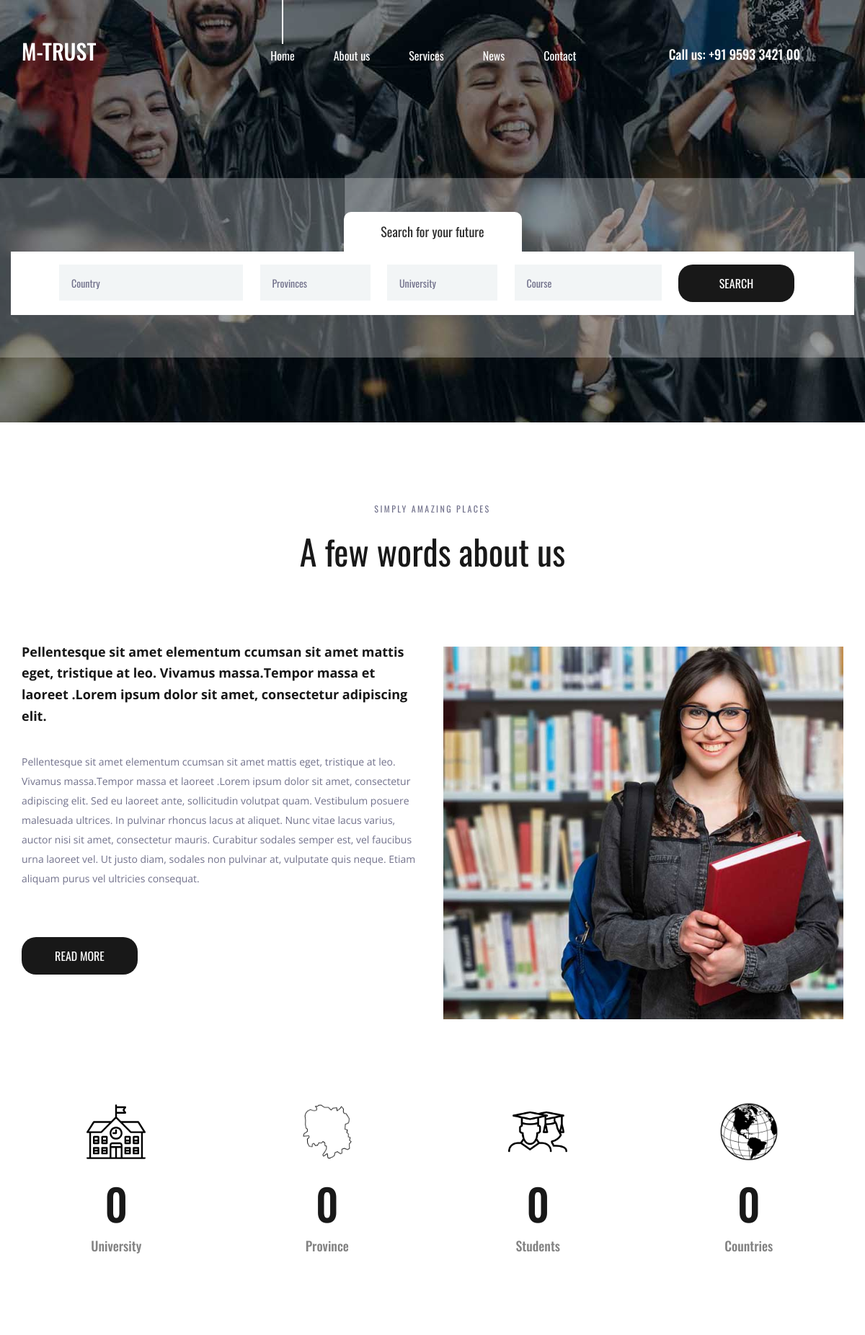
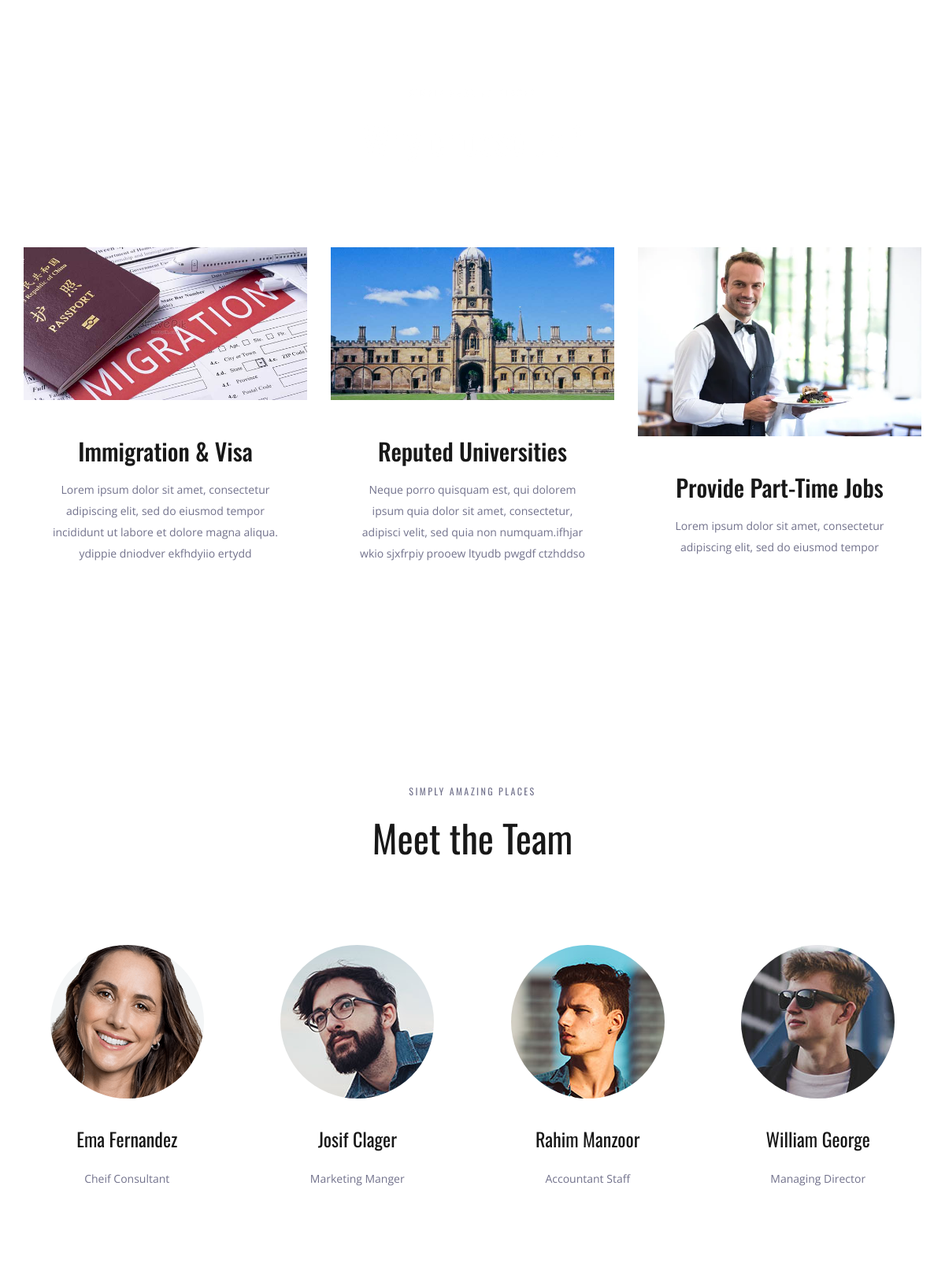
The page / (upper part) on the database its author committed (2 pictures, top to bottom).
### studentoverseaapp/models.py (models this page shows)
class imigration(models.Model):
    title = models.CharField(max_length=500)
    details = models.TextField()
    image = models.ImageField(upload_to='pics')

class team_staff(models.Model):
    name = models.CharField(max_length=250)
    designation = models.CharField(max_length=300)
    img = models.ImageField(upload_to='pics')

### studentoverseaapp/views.py (the view)
# urls.py: path('',views.demo,name="demo"),
def demo(request):
    obj = imigration.objects.all()
    dt = team_staff.objects.all()
    return render(request,"index.html",{'result':obj,'res':dt})

### templates/index.html (shortened to what this page needs)
{% load static %}
<!DOCTYPE html>
<html lang="en">
<head>
<link rel="stylesheet" type="text/css" href="{% static 'styles/bootstrap4/bootstrap.min.css' %}">
<link href="{% static 'plugins/font-awesome-4.7.0/css/font-awesome.min.css' %}" rel="stylesheet" type="text/css">
<link rel="stylesheet" type="text/css" href="{% static 'plugins/OwlCarousel2-2.2.1/owl.carousel.css' %}">
<link rel="stylesheet" type="text/css" href="{% static 'plugins/OwlCarousel2-2.2.1/owl.theme.default.css' %}">
<link rel="stylesheet" type="text/css" href="{% static 'plugins/OwlCarousel2-2.2.1/animate.css' %}">
<link rel="stylesheet" type="text/css" href="{% static 'styles/about.css' %}">
<link rel="stylesheet" type="text/css" href="{% static 'styles/about_responsive.css' %}">
</head>
<body>
<div class="super_container">
	<header class="header">
		<div class="container">
			<div class="row">
				<div class="col">
					<div class="header_content d-flex flex-row align-items-center justify-content-start">
						<div class="header_content_inner d-flex flex-row align-items-end justify-content-start">
							<div class="logo"><a href="index.html">M-TRUST</a></div>
							<nav class="main_nav">
								<ul class="d-flex flex-row align-items-start justify-content-start">
									<li class="active"><a href="index.html">Home</a></li>
									<li><a href="#">About us</a></li>
									<li><a href="#">Services</a></li>
									<li><a href="#">News</a></li>
									<li><a href="#">Contact</a></li>
								</ul>
							</nav>
							<div class="header_phone ml-auto">Call us: +91 9593 3421 00</div>
						</div>
					</div>
				</div>
			</div>
		</div>
	</header>
	<div class="home">
		<div class="background_image" style="background-image:url({% static 'images/aboutt.jpg' %})"></div>
	</div>
	<div class="home_search">
		<div class="container">
			<div class="row">
				<div class="col">
					<div class="home_search_container">
						<div class="home_search_title">Search for your future</div>
						<div class="home_search_content">
							<form action="#" class="home_search_form" id="home_search_form">
								<div class="d-flex flex-lg-row flex-column align-items-start justify-content-lg-between justify-content-start">
									<input type="text" class="search_input search_input_1" placeholder="Country" required="required">
									<input type="text" class="search_input search_input_2" placeholder="Provinces" required="required">
									<input type="text" class="search_input search_input_3" placeholder="University" required="required">
									<input type="text" class="search_input search_input_4" placeholder="Course" required="required">
									<button class="home_search_button">search</button>
								</div>
							</form>
						</div>
					</div>
				</div>
			</div>
		</div>
	</div>
	<div class="about">
		<div class="container">
			<div class="row">
				<div class="col text-center">
					<div class="section_subtitle">simply amazing places</div>
					<div class="section_title"><h2>A few words about us</h2></div>
				</div>
			</div>
			<div class="row about_row">
				<div class="col-lg-6">
					<div class="about_content">
						<div class="text_highlight">Pellentesque sit amet elementum ccumsan sit amet mattis eget, tristique at leo. Vivamus massa.Tempor massa et laoreet .Lorem ipsum dolor sit amet, consectetur adipiscing elit.</div>
						<div class="about_text">
							<p>Pellentesque sit amet elementum ccumsan sit amet mattis eget, tristique at leo. Vivamus massa.Tempor massa et laoreet .Lorem ipsum dolor sit amet, consectetur adipiscing elit. Sed eu laoreet ante, sollicitudin volutpat quam. Vestibulum posuere malesuada ultrices. In pulvinar rhoncus lacus at aliquet. Nunc vitae lacus varius, auctor nisi sit amet, consectetur mauris. Curabitur sodales semper est, vel faucibus urna laoreet vel. Ut justo diam, sodales non pulvinar at, vulputate quis neque. Etiam aliquam purus vel ultricies consequat.</p>
						</div>
						<div class="button about_button"><a href="#">read more</a></div>
					</div>
				</div>
				<div class="col-lg-6">
					<div class="about_image"><img src="{% static 'images/stud-max.jpg' %}" alt=""></div>
				</div>
			</div>
		</div>
	</div>
	<div class="milestones">
		<div class="container">
			<div class="row">
				<div class="col-lg-3 milestone_col">
					<div class="milestone text-center">
						<div class="milestone_icon"><img src="{% static 'images/university.svg' %}" alt=""></div>
						<div class="milestone_counter" data-end-value="17">0</div>
						<div class="milestone_text">University</div>
					</div>
				</div>
				<div class="col-lg-3 milestone_col">
					<div class="milestone text-center">
						<div class="milestone_icon"><img src="{% static 'images/provincee.png' %}" alt=""></div>
						<div class="milestone_counter" data-end-value="213">0</div>
						<div class="milestone_text">Province</div>
					</div>
				</div>
				<div class="col-lg-3 milestone_col">
					<div class="milestone text-center">
						<div class="milestone_icon"><img src="{% static 'images/students.png' %}" alt=""></div>
						<div class="milestone_counter" data-end-value="11923">0</div>
						<div class="milestone_text">Students</div>
					</div>
				</div>
				<div class="col-lg-3 milestone_col">
					<div class="milestone text-center">
						<div class="milestone_icon"><img src="{% static 'images/globe.png' %}" alt=""></div>
						<div class="milestone_counter" data-end-value="15">0</div>
						<div class="milestone_text">Countries</div>
					</div>
				</div>
			</div>
		</div>
	</div>
	<div class="why">
		<div class="parallax_background parallax-window" data-parallax="scroll" data-image-src="{% static 'images/slient.jpg' %}" data-speed="0.8"></div>
		<div class="container">
			<div class="row">
				<div class="col text-center">
					<div class="section_subtitle">simply amazing places</div>
					<div class="section_title"><h2>Why choose us?</h2></div>
				</div>
			</div>
			<div class="row why_row">
				{% for i in result  %}
				<div class="col-lg-4 why_col">
					<div class="why_item">
						<div class="why_image">
							<img src="{{i.image.url}}" alt="">
						</div>
						<div class="why_content text-center">
							<div class="why_title">{{i.title}}</div>
							<div class="why_text">
								<p>{{i.details}}</p>
							</div>
						</div>
					</div>
				</div>
              {% endfor %}
			</div>
		</div>
	</div>
	<div class="team">
		<div class="container">
			<div class="row">
				<div class="col text-center">
					<div class="section_subtitle">simply amazing places</div>
					<div class="section_title"><h2>Meet the Team</h2></div>
				</div>
			</div>
			<div class="row team_row">
				{% for j in res %}
				<div class="col-xl-3 col-md-6 team_col">
					<div class="team_item d-flex flex-column align-items-center justify-content-start text-center">
						<div class="team_image"><img src="{{j.img.url}}" alt=""></div>
						<div class="team_content">
							<div class="team_title"><a href="#">{{j.name}}</a></div>
							<div class="team_text">
								<p>{{j.designation}}</p>
							</div>
						</div>
					</div>
				</div>
				{% endfor %}
			</div>
		</div>
	</div>
</div>
</body>
</html>

### rows shown on the page
imigration: image (picture), title "Immigration & Visa", details "Lorem ipsum dolor sit amet, consectetur adipiscing elit, sed do eiusmod tempor incididunt ut labore et dolore magna aliqua. ydippie dniodver ekfhdyiio ertydd"
imigration: image (picture), title "Reputed Universities", details "Neque porro quisquam est, qui dolorem ipsum quia dolor sit amet, consectetur, adipisci velit, sed quia non numquam.ifhjar wkio sjxfrpiy prooew ltyudb pwgdf ctzhddso"
imigration: image (picture), title "Provide Part-Time Jobs", details "Lorem ipsum dolor sit amet, consectetur adipiscing elit, sed do eiusmod tempor"
team_staff: img (picture), name "Ema Fernandez", designation "Cheif Consultant"
team_staff: img (picture), name "Josif Clager", designation "Marketing Manger"
team_staff: img (picture), name "Rahim Manzoor", designation "Accountant Staff"
team_staff: img (picture), name "William George", designation "Managing Director"
